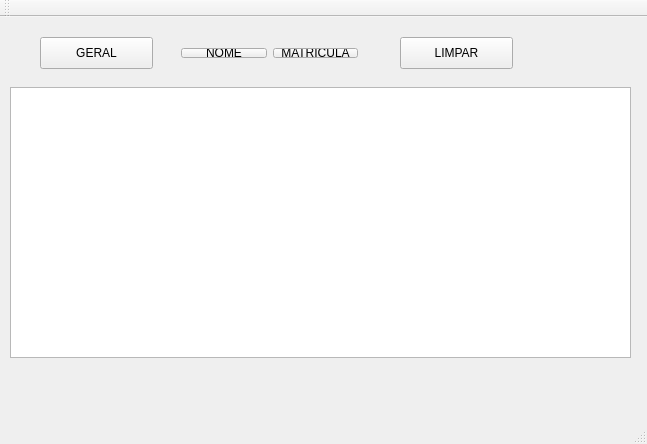
<?xml version="1.0" encoding="UTF-8"?>
<ui version="4.0">
 <class>TelaPrincipal</class>
 <widget class="QMainWindow" name="TelaPrincipal">
  <property name="geometry">
   <rect>
    <x>0</x>
    <y>0</y>
    <width>647</width>
    <height>444</height>
   </rect>
  </property>
  <property name="windowTitle">
   <string>TelaPrincipal</string>
  </property>
  <widget class="QWidget" name="centralWidget">
   <widget class="QTextEdit" name="textEditSaida">
    <property name="geometry">
     <rect>
      <x>10</x>
      <y>70</y>
      <width>621</width>
      <height>271</height>
     </rect>
    </property>
   </widget>
   <widget class="QPushButton" name="pushButtonGeral">
    <property name="geometry">
     <rect>
      <x>40</x>
      <y>20</y>
      <width>113</width>
      <height>32</height>
     </rect>
    </property>
    <property name="text">
     <string>GERAL</string>
    </property>
   </widget>
   <widget class="QPushButton" name="pushButtonLimpar">
    <property name="geometry">
     <rect>
      <x>400</x>
      <y>20</y>
      <width>113</width>
      <height>32</height>
     </rect>
    </property>
    <property name="text">
     <string>LIMPAR</string>
    </property>
   </widget>
   <widget class="QWidget" name="">
    <property name="geometry">
     <rect>
      <x>170</x>
      <y>20</y>
      <width>199</width>
      <height>32</height>
     </rect>
    </property>
    <layout class="QHBoxLayout" name="horizontalLayout">
     <item>
      <widget class="QPushButton" name="pushButtonNome">
       <property name="text">
        <string>NOME</string>
       </property>
      </widget>
     </item>
     <item>
      <widget class="QPushButton" name="pushButtonMatricula">
       <property name="text">
        <string>MATRICULA</string>
       </property>
      </widget>
     </item>
    </layout>
   </widget>
  </widget>
  <widget class="QMenuBar" name="menuBar">
   <property name="geometry">
    <rect>
     <x>0</x>
     <y>0</y>
     <width>647</width>
     <height>22</height>
    </rect>
   </property>
  </widget>
  <widget class="QToolBar" name="mainToolBar">
   <attribute name="toolBarArea">
    <enum>TopToolBarArea</enum>
   </attribute>
   <attribute name="toolBarBreak">
    <bool>false</bool>
   </attribute>
  </widget>
  <widget class="QStatusBar" name="statusBar"/>
 </widget>
 <layoutdefault spacing="6" margin="11"/>
 <resources/>
 <connections/>
</ui>
